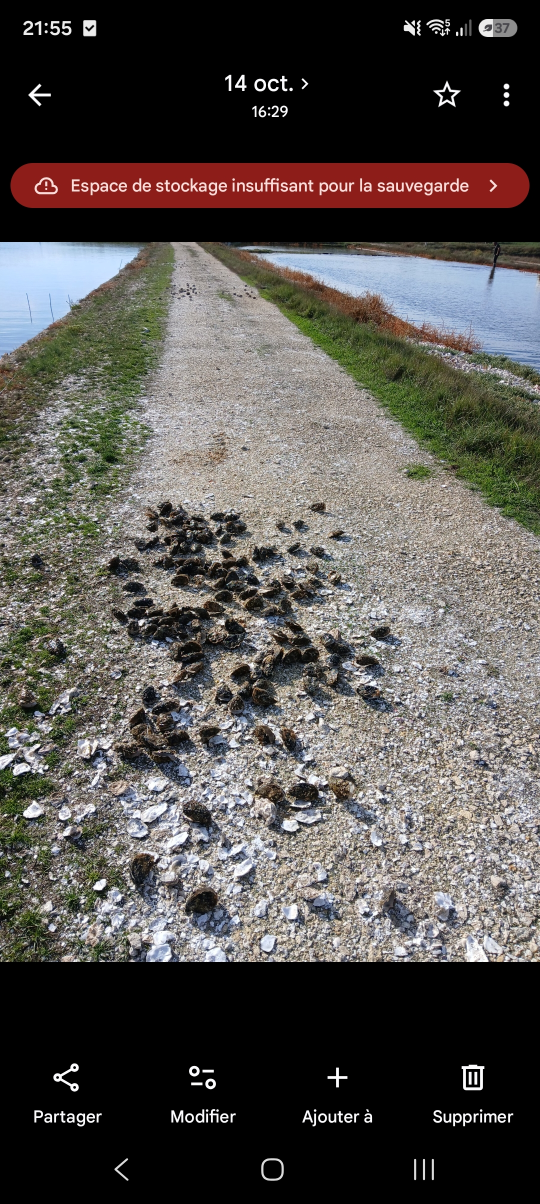
#> input picture perte-huitres/photos/originales/photo1_2026-10-14_16h29.jpg, 1080 x 2408 px (shown at 1/2 size)
$ python dessin_photo1_v1.py
#> lines starting #> are read from the running program, lines starting #| are printed output that depends on the picture; after the words box and inside, x2 and y2 are one past the last pixel; in counts of white or black regions, pixels touching at a corner belong together
# Archive : dessin du 1er comptage de la photo 1 (110 sures + 11 incertaines).
import cv2
img=cv2.imread('../../photos/originales/photo1_2026-10-14_16h29.jpg')
#> img is the input picture: shape (2408, 1080, 3); mean B, G, R 77.2, 80.5, 84.5
sure=[(332,1017),(302,1027),(360,1027),(330,1042),(305,1055),(390,1040),(435,1032),(465,1035),(440,1060),(482,1055),
(375,1072),(410,1075),(452,1077),(282,1087),(307,1082),(340,1080),(395,1090),(452,1107),(522,1107),(545,1100),
(230,1125),(262,1127),(320,1122),(340,1125),(380,1125),(365,1140),(395,1140),(420,1135),(457,1125),(485,1122),
(465,1152),(507,1157),(360,1160),(437,1167),(470,1170),(267,1172),(445,1190),(495,1185),(532,1182),(550,1167),
(287,1207),(237,1227),(272,1225),(312,1225),(350,1222),(375,1230),(407,1225),(425,1212),(507,1207),(540,1220),
(267,1255),(300,1257),(330,1240),(330,1265),(380,1260),(467,1252),(432,1270),(470,1277),(390,1290),
(635,1014),(597,1045),(672,1066),(587,1094),(635,1100),(625,1132),(667,1155),(575,1165),(620,1167),(595,1185),
(570,1210),(585,1250),(560,1270),(605,1280),(665,1267),(762,1264),
(382,1312),(385,1335),(480,1340),(530,1325),(510,1342),(445,1385),(475,1380),(520,1370),(520,1392),(470,1412),
(295,1385),(330,1415),(275,1432),(330,1442),(280,1462),(360,1472),(315,1480),(325,1510),(415,1465),(522,1467),
(580,1312),(620,1310),(675,1295),(667,1320),(622,1337),(662,1355),(620,1370),(735,1382),(575,1475),
(535,1582),(607,1582),(680,1575),(395,1625),(282,1735),(402,1800)]
unsure=[(562,1045),(360,1095),(730,1322),(265,1505),(55,1392),(235,1575),(335,1760),(775,1800),(615,1775),(530,1620),(72,1120)]
R,O=(0,0,255),(0,180,255)
for i,(x,y) in enumerate(sure): cv2.circle(img,(x,y),17 if y<1300 else 22,R,3)
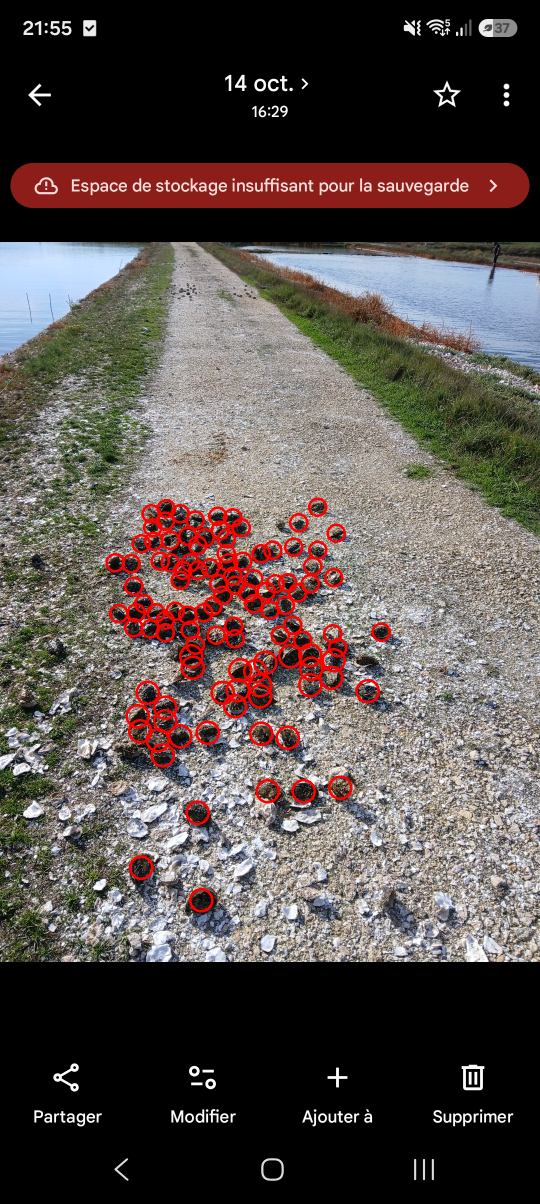
#> img: shape (2408, 1080, 3) (shown at 1/2 size); 2.23% of pixels changed, all inside (x1, y1, x2, y2) = (211, 995, 782, 1825)
for x,y in unsure: cv2.circle(img,(x,y),17 if y<1300 else 22,O,3)
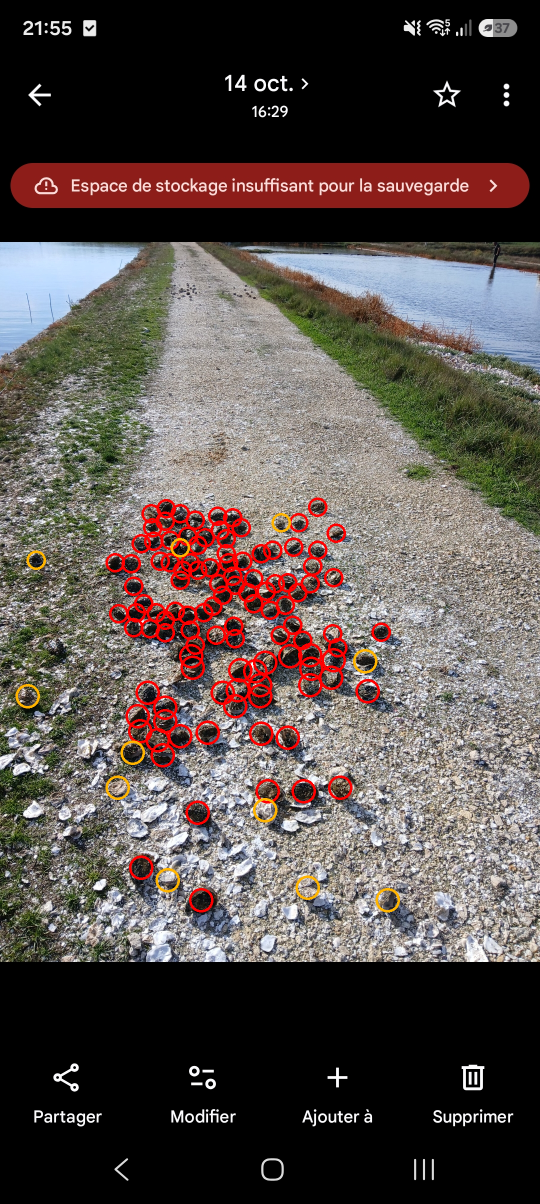
#> img: shape (2408, 1080, 3) (shown at 1/2 size); 0.27% of pixels changed, all inside (x1, y1, x2, y2) = (31, 1026, 800, 1825)
ns,nu=len(sure),len(unsure)
cv2.rectangle(img,(20,500),(620,640),(0,0,0),-1)
cv2.putText(img,f"Sures (rouge): {ns}",(35,550),0,1.3,R,3)
cv2.putText(img,f"Incertaines (orange): {nu}",(35,615),0,1.3,O,3)
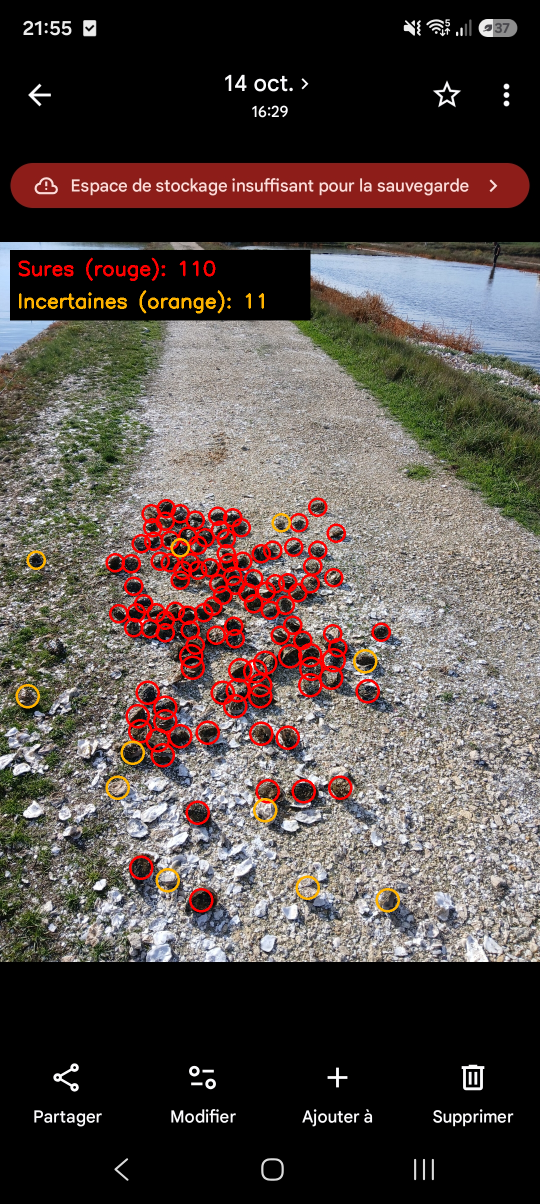
#> img: shape (2408, 1080, 3) (shown at 1/2 size); mean B, G, R 70.1, 74.2, 84.7
cv2.imwrite('photo1_annotee.jpg',img)
cv2.imwrite('zoom.jpg',img[960:1900,150:850])
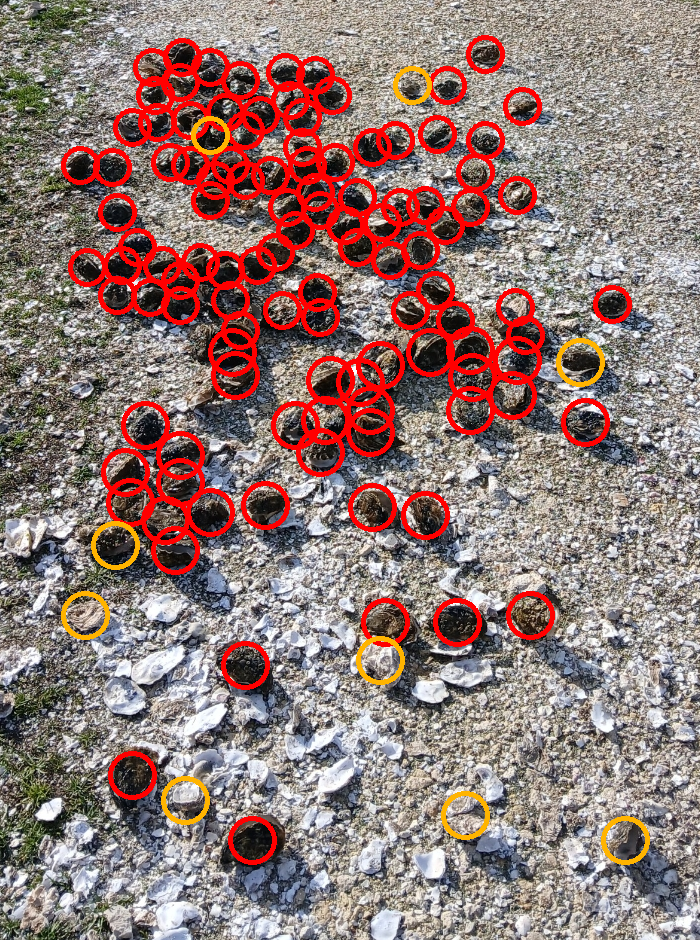
#> saved as zoom.jpg: shape (940, 700, 3); mean B, G, R 115.4, 119.4, 145.2
print(ns,nu,ns+nu)

$ run again, with perte-huitres/photos/originales/photo2_2026-10-12_17h45.jpg copied over perte-huitres/photos/originales/photo1_2026-10-14_16h29.jpg
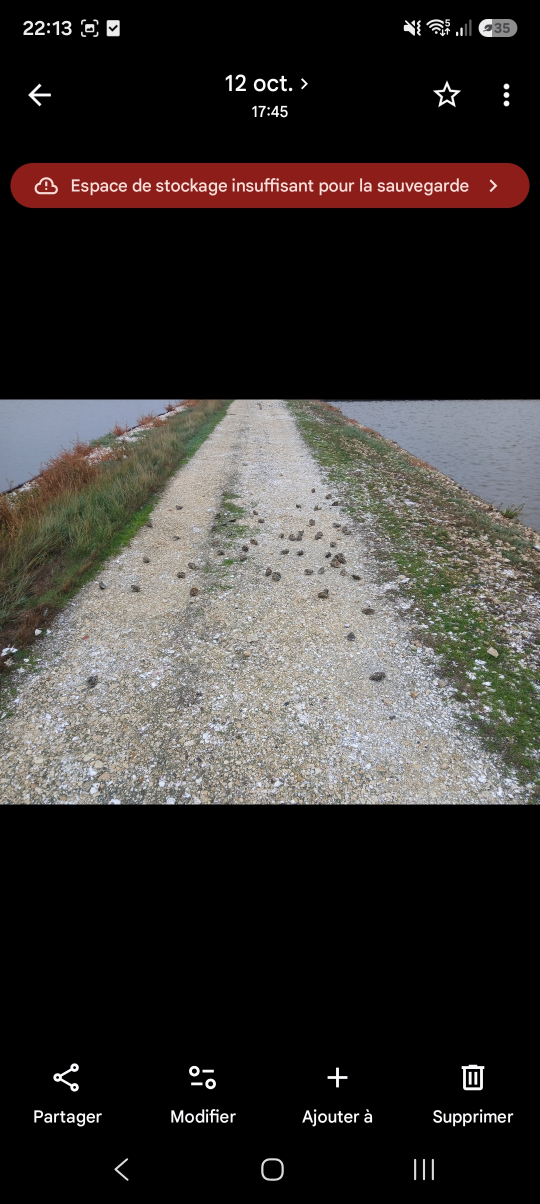
#> input picture perte-huitres/photos/originales/photo2_2026-10-12_17h45.jpg, 1080 x 2408 px (shown at 1/2 size)
#> img is the input picture: shape (2408, 1080, 3); mean B, G, R 48.5, 50.6, 54.5
#> after the loop `for x,y in unsure: cv2.circle(img,(x,y),17 if y<1300 else 22,O,3)`:
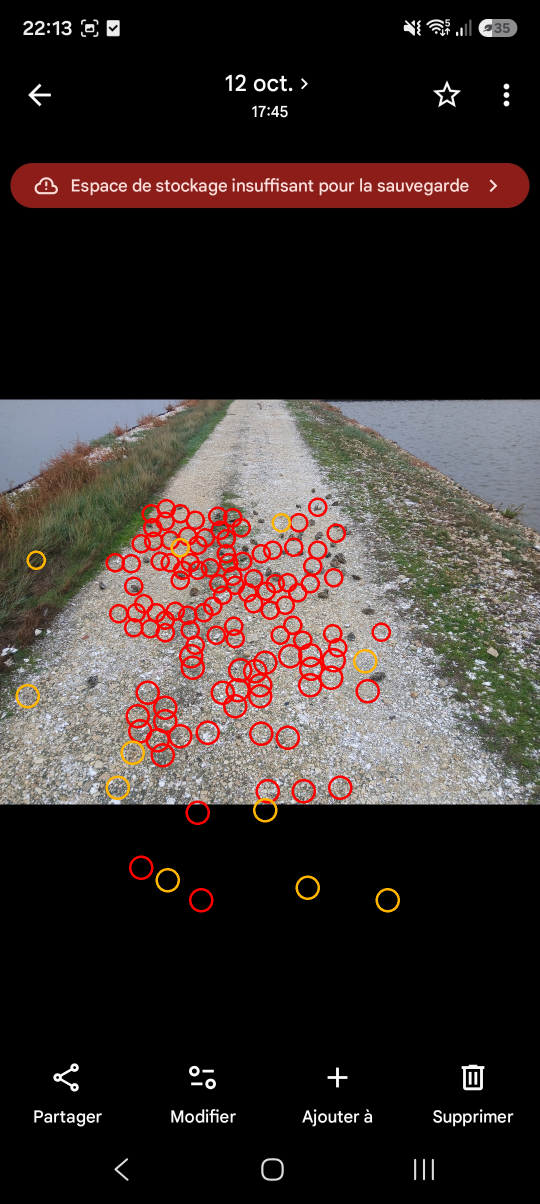
#> img: shape (2408, 1080, 3) (shown at 1/2 size); mean B, G, R 44.9, 47.4, 57.1
#> `cv2.imwrite('zoom.jpg',img[960:1900,150:850])`:
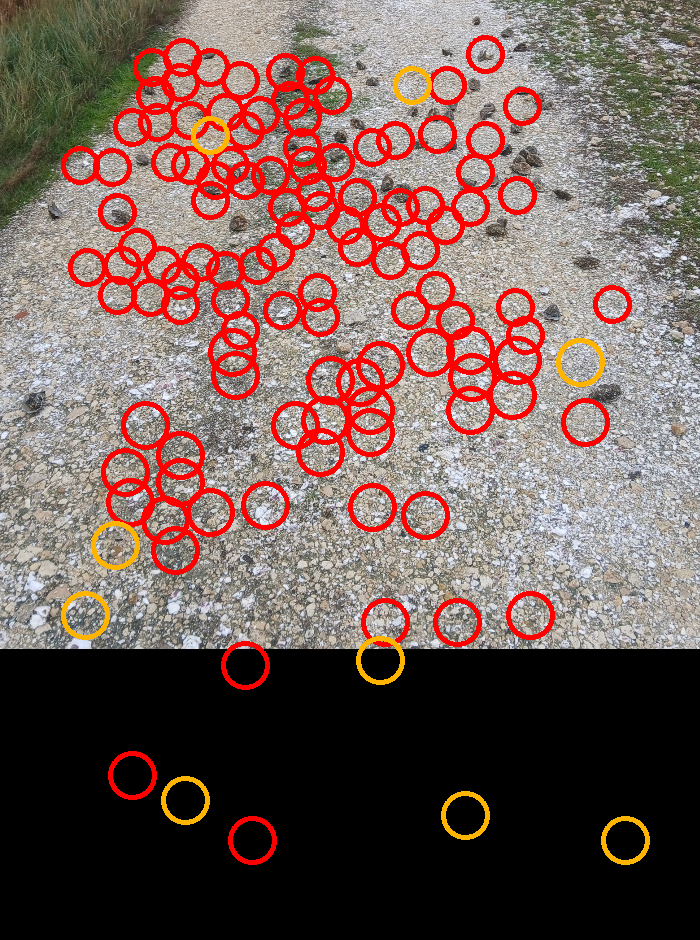
#> saved as zoom.jpg: shape (940, 700, 3); mean B, G, R 88.3, 93.8, 118

$ run again, with perte-huitres/photos/originales/photo3_date-inconnue.jpg copied over perte-huitres/photos/originales/photo1_2026-10-14_16h29.jpg
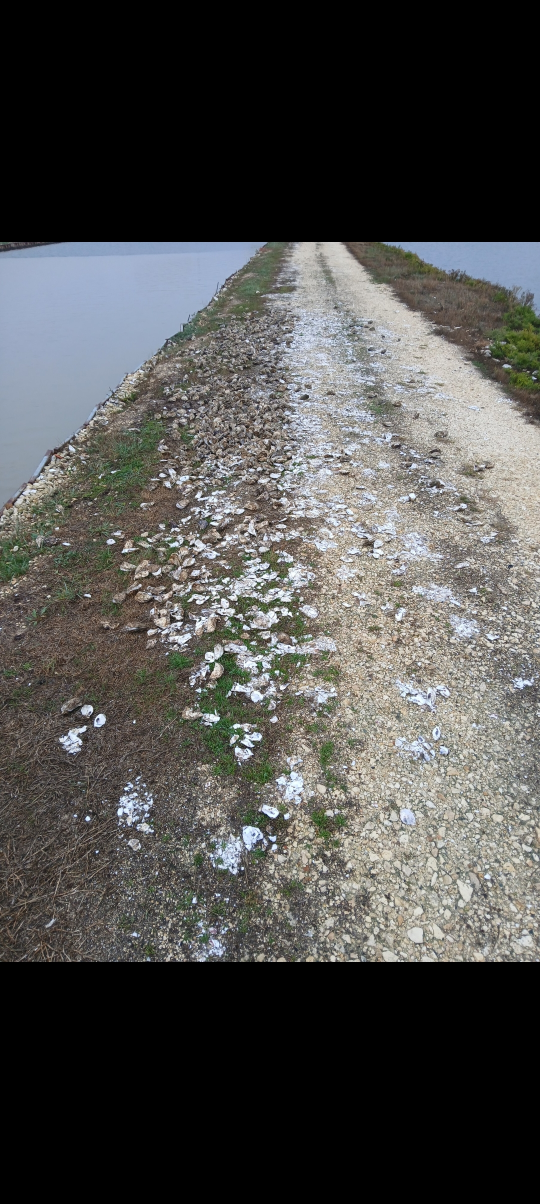
#> input picture perte-huitres/photos/originales/photo3_date-inconnue.jpg, 1080 x 2408 px (shown at 1/2 size)
#> img is the input picture: shape (2408, 1080, 3); mean B, G, R 76.8, 78.7, 79.1
#> after the loop `for x,y in unsure: cv2.circle(img,(x,y),17 if y<1300 else 22,O,3)`:
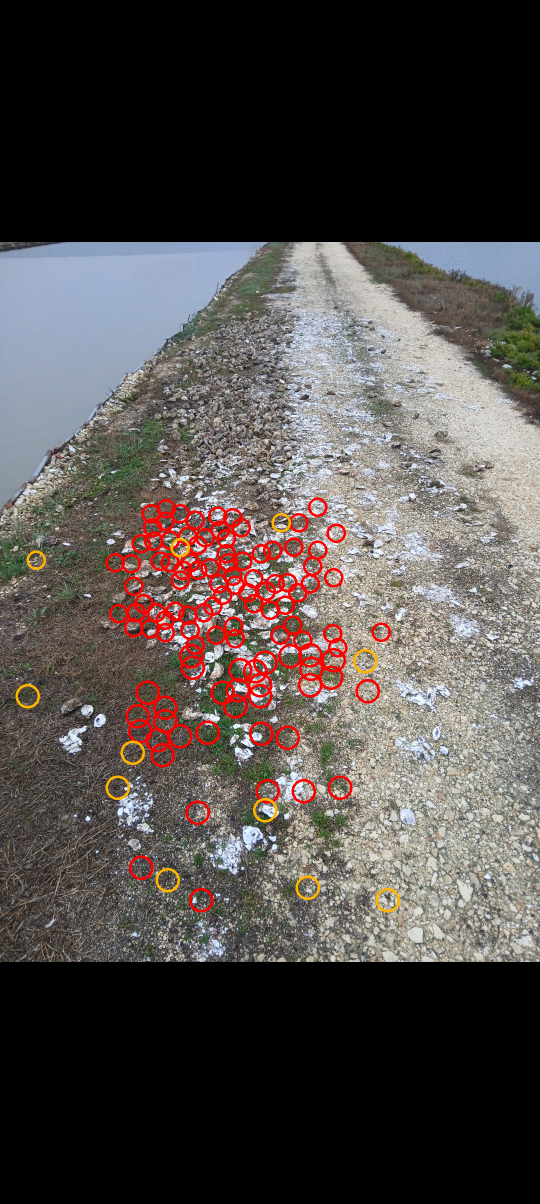
#> img: shape (2408, 1080, 3) (shown at 1/2 size); mean B, G, R 73.9, 76.2, 82.3
#> `cv2.imwrite('zoom.jpg',img[960:1900,150:850])`:
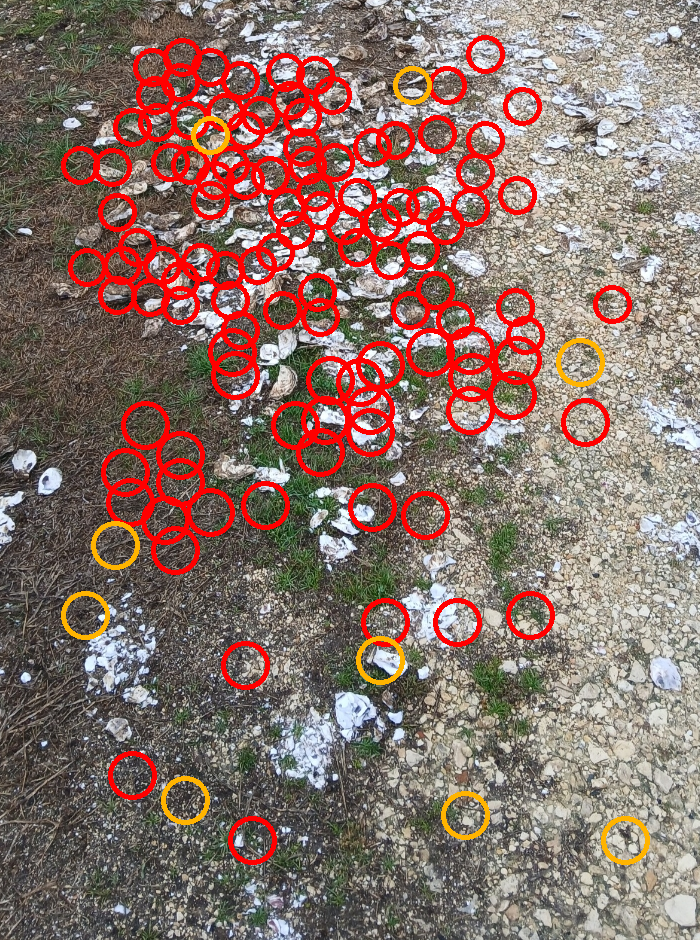
#> saved as zoom.jpg: shape (940, 700, 3); mean B, G, R 105, 113.2, 138.8
